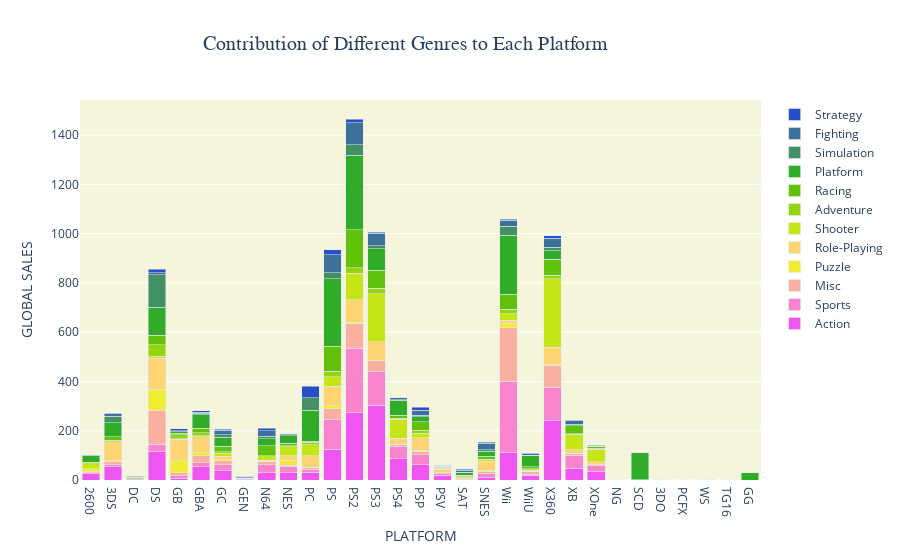

Notebook cell for this chart:
### Code cell
#creating traces
trace1 = go.Bar(x=action.groupby("Platform")['Global_Sales'].sum().index,
                y=action.groupby("Platform")['Global_Sales'].sum().values,
                name ="Action",
                marker = dict(color ='#ef55f1'))
trace2 = go.Bar(x=sports.groupby("Platform")['Global_Sales'].sum().index,
                y=sports.groupby("Platform")['Global_Sales'].sum().values,
                name ="Sports",
                marker = dict(color ='#fb84ce'))
trace3 = go.Bar(x=misc.groupby("Platform")['Global_Sales'].sum().index,
                y=misc.groupby("Platform")['Global_Sales'].sum().values,
                name ="Misc",
                marker = dict(color ='#fbafa1'))
trace4 = go.Bar(x=puzzle.groupby("Platform")['Global_Sales'].sum().index,
                y=puzzle.groupby("Platform")['Global_Sales'].sum().values,
                name ="Puzzle",marker = dict(color ='#f0ed35'))
trace5 = go.Bar(x=roleplay.groupby("Platform")['Global_Sales'].sum().index,
                y=roleplay.groupby("Platform")['Global_Sales'].sum().values,
                name ="Role-Playing",
                marker = dict(color = '#fcd471'))
trace6 = go.Bar(x=shooter.groupby("Platform")['Global_Sales'].sum().index,
                y=shooter.groupby("Platform")['Global_Sales'].sum().values,
                name ="Shooter",
                marker = dict(color ='#c6e516'))
trace7 = go.Bar(x=adventure.groupby("Platform")['Global_Sales'].sum().index,
                y=adventure.groupby("Platform")['Global_Sales'].sum().values,
                name ="Adventure",
                marker = dict(color = '#96d310'))
trace8 = go.Bar(x=racing.groupby("Platform")['Global_Sales'].sum().index,
                y=racing.groupby("Platform")['Global_Sales'].sum().values,
                name ="Racing",
                marker = dict(color ='#61c10b'))
trace9 = go.Bar(x=platform.groupby("Platform")['Global_Sales'].sum().index,
                y=action.groupby("Platform")['Global_Sales'].sum().values,
                name ="Platform",
                marker = dict(color ='#31ac28'))
trace10 = go.Bar(x=simulation.groupby("Platform")['Global_Sales'].sum().index,
                 y=simulation.groupby("Platform")['Global_Sales'].sum().values,
                 name ="Simulation",
                 marker = dict(color ='#439064'))
trace11 = go.Bar(x=fighting.groupby("Platform")['Global_Sales'].sum().index,
                 y=fighting.groupby("Platform")['Global_Sales'].sum().values,
                 name ="Fighting",
                 marker = dict(color = '#3d719a'))
trace12 = go.Bar(x=strategy.groupby("Platform")['Global_Sales'].sum().index,
                 y=strategy.groupby("Platform")['Global_Sales'].sum().values,
                 name ="Strategy",
                 marker = dict(color ='#284ec8'))

data = [trace1, trace2,trace3,trace4,trace5,trace6,trace7,trace8,trace9,trace10,trace11,trace12]

#update layout
layout = go.Layout(barmode='stack',#to stack them together
                   title = {'text':"Contribution of Different Genres to Each Platform",'x':0.45,'font':dict(family="Franklin Gothic", size=20)},
                   xaxis=dict(title='PLATFORM'),
                   yaxis=dict( title='GLOBAL SALES'),
                   plot_bgcolor='beige'
)
fig = go.Figure(data=data, layout=layout)
iplot(fig)

### Figure 1 — Plotly figure (JSON) as saved in the notebook; plotly's stock layout.template omitted (floating-point values rounded to 4 significant figures)
{"data": [{"marker": {"color": "#ef55f1"}, "name": "Action", "type": "bar", "x": ["2600", "3DS", "DC", "DS", "GB", "GBA", "GC", "GEN", "N64", "NES", "PC", "PS", "PS2", "PS3", "PS4", "PSP", "PSV", "SAT", "SNES", "Wii", "WiiU", "X360", "XB", "XOne"], "y": [26.39, 56.61, 1.26, 114.2, 7.92, 54.26, 37.25, 2.74, 29.44, 28.75, 30.67, 125.7, 272.4, 304.0, 87.06, 62.66, 20.0, 0.65, 10.08, 110.5, 19.35, 239.7, 47.46, 33.79]}, {"marker": {"color": "#fb84ce"}, "name": "Sports", "type": "bar", "x": ["2600", "3DS", "DC", "DS", "GB", "GBA", "GC", "GEN", "N64", "NES", "NG", "PC", "PS", "PS2", "PS3", "PS4", "PSP", "PSV", "SAT", "SNES", "Wii", "WiiU", "X360", "XB", "XOne"], "y": [2.77, 6.18, 3.66, 31.71, 9.05, 16.41, 24.49, 3.2, 32.6, 26.85, 0.02, 12.01, 119.5, 262.6, 134.9, 50.07, 39.9, 4.88, 2.79, 17.87, 289.9, 3.32, 137.4, 53.05, 23.97]}, {"marker": {"color": "#fbafa1"}, "name": "Misc", "type": "bar", "x": ["2600", "3DS", "DS", "GB", "GBA", "GC", "GEN", "N64", "NES", "PC", "PS", "PS2", "PS3", "PS4", "PSP", "PSV", "SAT", "SCD", "SNES", "Wii", "WiiU", "X360", "XB", "XOne"], "y": [3.58, 10.48, 137.7, 13.35, 28.5, 16.45, 0.03, 11.19, 3.59, 8.41, 44.9, 98.69, 45.91, 7.4, 13.7, 5.18, 1.2, 0.1, 5.02, 217.4, 12.23, 89.33, 8.67, 6.86]}, {"marker": {"color": "#f0ed35"}, "name": "Puzzle", "type": "bar", "x": ["2600", "3DO", "3DS", "DS", "GB", "GBA", "GC", "N64", "NES", "PC", "PS", "PS2", "PS3", "PS4", "PSP", "PSV", "SAT", "SNES", "Wii", "WiiU", "X360", "XB"], "y": [13.65, 0.02, 5.56, 83.87, 47.47, 12.09, 4.57, 3.41, 21.0, 0.92, 12.08, 5.9, 0.46, 0.02, 5.52, 0.2, 1, 6.38, 15.63, 1.33, 0.71, 0.42]}, {"marker": {"color": "#fcd471"}, "name": "Role-Playing", "type": "bar", "x": ["3DS", "DC", "DS", "GB", "GBA", "GC", "GEN", "N64", "NES", "PC", "PCFX", "PS", "PS2", "PS3", "PS4", "PSP", "PSV", "SAT", "SCD", "SNES", "WS", "Wii", "WiiU", "X360", "XB", "XOne"], "y": [75.71, 0.68, 126.6, 88.24, 64.21, 13.03, 0.27, 3.03, 18.78, 47.37, 0.03, 78.3, 91.55, 75.24, 25.77, 49.01, 13.09, 3.76, 0.06, 36.43, 1.22, 14.06, 2.47, 71.97, 13.51, 9.48]}, {"marker": {"color": "#c6e516"}, "name": "Shooter", "type": "bar", "x": ["2600", "3DS", "DC", "DS", "GB", "GBA", "GC", "GEN", "N64", "NES", "PC", "PS", "PS2", "PS3", "PS4", "PSP", "PSV", "SAT", "SNES", "TG16", "Wii", "WiiU", "X360", "XB", "XOne"], "y": [22.97, 1.22, 0.33, 8.2, 1.2, 3.6, 13.63, 0.13, 19.27, 35.62, 43.44, 39.31, 108.3, 195.8, 75.32, 19.77, 4.57, 3.98, 6.07, 0.02, 26.34, 6.17, 277.2, 62.12, 51.61]}, {"marker": {"color": "#96d310"}, "name": "Adventure", "type": "bar", "x": ["2600", "3DO", "3DS", "DC", "DS", "GB", "GBA", "GC", "GEN", "N64", "NES", "PC", "PS", "PS2", "PS3", "PS4", "PSP", "PSV", "SAT", "SNES", "TG16", "Wii", "WiiU", "X360", "XB", "XOne"], "y": [0.4, 0.06, 4.73, 2.5, 47.15, 17.16, 12.1, 5.93, 0.19, 0.45, 4.38, 10.09, 20.77, 21.16, 22.87, 4.7, 10.69, 4.16, 4.16, 1.5, 0.14, 18.33, 0.17, 15.23, 3.06, 2.51]}, {"marker": {"color": "#61c10b"}, "name": "Racing", "type": "bar", "x": ["2600", "3DS", "DC", "DS", "GB", "GBA", "GC", "GEN", "N64", "NES", "PC", "PS", "PS2", "PS3", "PS4", "PSP", "PSV", "SAT", "SCD", "SNES", "Wii", "WiiU", "X360", "XB", "XOne"], "y": [2.32, 14.41, 2.65, 38.58, 4.55, 18.8, 21.79, 0.26, 40.09, 9.78, 3.8, 102.9, 154.2, 73.1, 11.53, 34.73, 2.95, 2.4, 0.07, 13.49, 61.24, 7.77, 65.13, 31.42, 8.8]}, {"marker": {"color": "#31ac28"}, "name": "Platform", "type": "bar", "x": ["2600", "3DS", "DC", "DS", "GB", "GBA", "GC", "GEN", "GG", "N64", "NES", "PC", "PS", "PS2", "PS3", "PS4", "PSP", "PSV", "SAT", "SCD", "SNES", "Wii", "WiiU", "X360", "XB", "XOne"], "y": [26.39, 56.61, 1.26, 114.2, 7.92, 54.26, 37.25, 2.74, 29.44, 28.75, 30.67, 125.7, 272.4, 304.0, 87.06, 62.66, 20.0, 0.65, 10.08, 110.5, 19.35, 239.7, 47.46, 33.79]}, {"marker": {"color": "#439064"}, "name": "Simulation", "type": "bar", "x": ["2600", "3DO", "3DS", "DC", "DS", "GB", "GBA", "GC", "N64", "PC", "PS", "PS2", "PS3", "PS4", "PSP", "PSV", "SAT", "SNES", "Wii", "WiiU", "X360", "XB", "XOne"], "y": [0.45, 0.02, 26.59, 0.52, 131.7, 3.55, 5.91, 8.59, 10.19, 51.73, 25.33, 42.26, 10.72, 0.77, 6.28, 0.08, 1.13, 5.63, 36.62, 0.21, 14.1, 7.11, 0.54]}, {"marker": {"color": "#3d719a"}, "name": "Fighting", "type": "bar", "x": ["2600", "3DS", "DC", "DS", "GBA", "GC", "GEN", "N64", "NES", "NG", "PC", "PS", "PS2", "PS3", "PS4", "PSP", "PSV", "SAT", "SNES", "Wii", "WiiU", "X360", "XB", "XOne"], "y": [0.77, 10.46, 1.83, 7.2, 4.21, 18.43, 5.9, 22.08, 6.54, 1.42, 0.14, 72.68, 89.19, 51.7, 8.04, 21.88, 3.15, 8.52, 26.95, 23.82, 6.36, 37.64, 12.83, 2.31]}, {"marker": {"color": "#284ec8"}, "name": "Strategy", "type": "bar", "x": ["3DS", "DS", "GB", "GBA", "GC", "GEN", "N64", "PC", "PS", "PS2", "PS3", "PS4", "PSP", "PSV", "SAT", "SCD", "SNES", "WS", "Wii", "WiiU", "X360", "XB", "XOne"], "y": [2.09, 14.76, 8.05, 7.45, 4.32, 0.19, 10.33, 45.63, 21.67, 15.04, 4.77, 0.41, 10.29, 0.31, 3.24, 0.14, 4.98, 0.2, 5.23, 1.24, 9.77, 2.78, 0.38]}], "layout": {"barmode": "stack", "plot_bgcolor": "beige", "title": {"font": {"family": "Franklin Gothic", "size": 20}, "text": "Contribution of Different Genres to Each Platform", "x": 0.45}, "xaxis": {"title": {"text": "PLATFORM"}}, "yaxis": {"title": {"text": "GLOBAL SALES"}}}}
